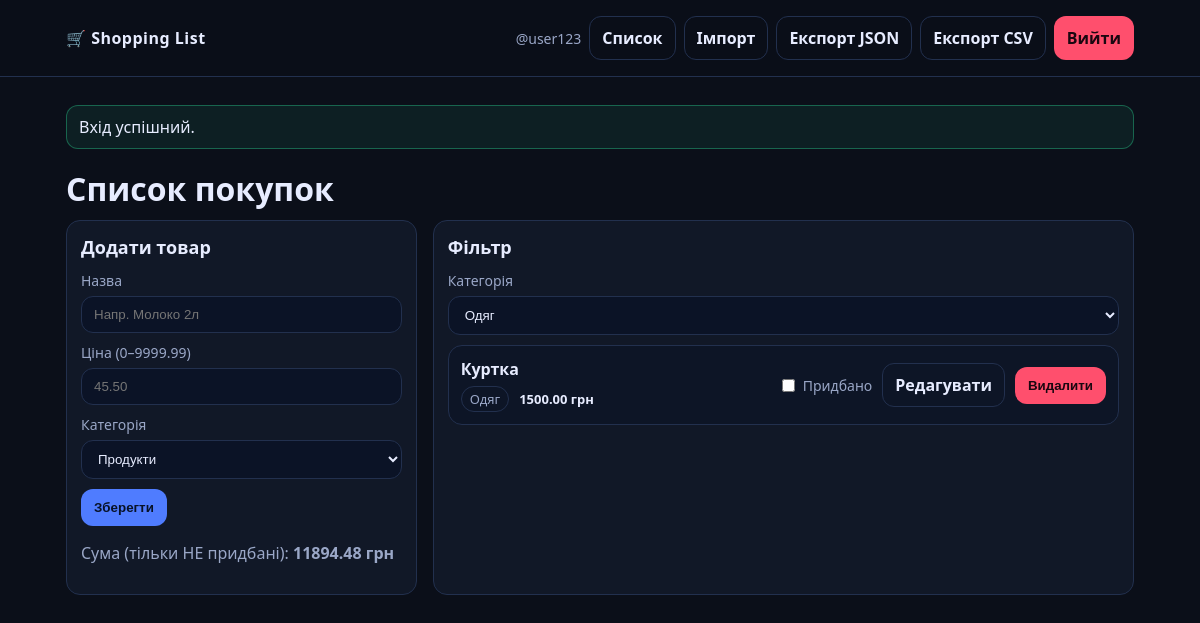
/app.php?category=2 (signed in), run on the app's committed database.
### tables this page shows
CREATE TABLE IF NOT EXISTS items (
  id INT AUTO_INCREMENT PRIMARY KEY,
  user_id INT NOT NULL,
  category_id INT NOT NULL,
  name VARCHAR(100) NOT NULL,
  price DECIMAL(10,2) NOT NULL DEFAULT 0.00,
  is_purchased TINYINT(1) NOT NULL DEFAULT 0,
  created_at DATETIME NOT NULL,
  CONSTRAINT fk_items_user FOREIGN KEY (user_id) REFERENCES users(id) ON DELETE CASCADE,
  CONSTRAINT fk_items_category FOREIGN KEY (category_id) REFERENCES categories(id)
);

CREATE TABLE IF NOT EXISTS categories (
  id INT AUTO_INCREMENT PRIMARY KEY,
  name VARCHAR(50) NOT NULL UNIQUE
);

### app/items.php (called while the page is built, shortened)
<?php
function get_categories(PDO $pdo): array {
    return $pdo->query("SELECT id, name FROM categories ORDER BY id")->fetchAll();
}
function get_items(PDO $pdo, int $userId, ?int $categoryId): array {
    if ($categoryId) {
        $st = $pdo->prepare("SELECT i.*, c.name AS category_name
                             FROM items i JOIN categories c ON c.id=i.category_id
                             WHERE i.user_id=? AND i.category_id=?
                             ORDER BY i.created_at DESC, i.id DESC");
        $st->execute([$userId, $categoryId]);
    } else {
        $st = $pdo->prepare("SELECT i.*, c.name AS category_name
                             FROM items i JOIN categories c ON c.id=i.category_id
                             WHERE i.user_id=?
                             ORDER BY i.created_at DESC, i.id DESC");
        $st->execute([$userId]);
    }
    return $st->fetchAll();
}
function sum_unpurchased(PDO $pdo, int $userId): float {
    $st = $pdo->prepare("SELECT COALESCE(SUM(price),0) AS s FROM items WHERE user_id=? AND is_purchased=0");
    $st->execute([$userId]);
    return (float)$st->fetch()['s'];
}

### app/helpers.php (called while the page is built, shortened)
<?php
function e(string $s): string {
    return htmlspecialchars($s, ENT_QUOTES | ENT_SUBSTITUTE, 'UTF-8');
}

### app/auth.php (called while the page is built, shortened)
<?php
require_once __DIR__ . '/helpers.php';
function auth_user(): ?array {
    return $_SESSION['user'] ?? null;
}

### public/app.php (the view, shortened to what this page needs)
<?php
require_once __DIR__ . '/../app/db.php';
require_once __DIR__ . '/../app/helpers.php';
require_once __DIR__ . '/../app/auth.php';
require_once __DIR__ . '/../app/items.php';
$user = auth_user();
$userId = (int)$user['id'];
$categoryFilter = isset($_GET['category']) && $_GET['category'] !== '' ? (int)$_GET['category'] : null;
$categories = get_categories($pdo);
$items = get_items($pdo, $userId, $categoryFilter);
$sum = sum_unpurchased($pdo, $userId);
include __DIR__ . '/_header.php';
?>
<h1>Список покупок</h1>
<section class="grid">
  <div class="card">
    <h2>Додати товар</h2>
    <form method="post" class="form">
      <label>Назва
        <input name="name" maxlength="100" placeholder="Напр. Молоко 2л" required>
      </label>
      <label>Ціна (0–9999.99)
        <input name="price" inputmode="decimal" placeholder="45.50" required>
      </label>
      <label>Категорія
        <select name="category_id" required>
          <?php foreach ($categories as $c): ?>
            <option value="<?= (int)$c['id'] ?>"><?= e($c['name']) ?></option>
          <?php endforeach; ?>
        </select>
      </label>
      <button class="btn btn--primary" type="submit">Зберегти</button>
    </form>
    <p class="muted">Сума (тільки НЕ придбані): <b><?= number_format($sum, 2, '.', '') ?> грн</b></p>
  </div>
  <div class="card">
    <h2>Фільтр</h2>
    <form method="get" class="form form--row">
      <label>Категорія
        <select name="category" onchange="this.form.submit()">
          <?php foreach ($categories as $c): ?>
            <option value="<?= (int)$c['id'] ?>" <?= $categoryFilter===(int)$c['id']?'selected':'' ?>>
              <?= e($c['name']) ?>
            </option>
          <?php endforeach; ?>
        </select>
      </label>
    </form>
    <?php if (!$items): ?>
      <div class="empty">Немає товарів у цій категорії 🙃</div>
    <?php else: ?>
      <div class="list">
        <?php foreach ($items as $it): ?>
          <div class="item <?= (int)$it['is_purchased']===1?'item--purchased':'' ?>">
            <div class="item__main">
              <div class="item__title"><?= e($it['name']) ?></div>
              <div class="item__meta">
                <span class="tag"><?= e($it['category_name']) ?></span>
                <span class="price"><?= number_format((float)$it['price'], 2, '.', '') ?> грн</span>
              </div>
            </div>
            <div class="item__actions">
              <form method="post" class="inline">
                <label class="checkbox">
                  <input type="checkbox" <?= (int)$it['is_purchased']===1?'checked':'' ?> onchange="this.form.submit()">
                  Придбано
                </label>
              </form>
              <a class="btn btn--ghost" href="item_edit.php?id=<?= (int)$it['id'] ?>">Редагувати</a>
              <form method="post" class="inline" onsubmit="return confirm('Точно видалити?');">
                <button class="btn btn--danger" type="submit">Видалити</button>
              </form>
            </div>
          </div>
        <?php endforeach; ?>
      </div>
    <?php endif; ?>
  </div>
</section>
<?php include __DIR__ . '/_footer.php'; ?>

### assets/css/style.css (style rules this page uses)
:root { --bg:#0b0f19; --card:#121a2a; --text:#e7ecff; --muted:#9aa7c7; --border:#22304e; --primary:#4f7cff; --danger:#ff4f6d; --ok:#2ee59d; --warn:#ffcc00; }
* { box-sizing:border-box }
body { margin:0; font-family: system-ui, -apple-system, Segoe UI, Roboto, Arial, sans-serif; background: #0b0f19; color:var(--text); }
a { color:var(--primary); text-decoration:none }
h1 { margin:18px 0 10px }
h2 { margin:0 0 12px; font-size:18px }
.card { background:rgba(18,26,42,.9); border:1px solid var(--border); border-radius:14px; padding:14px; }
.grid { display:grid; grid-template-columns: 1fr 2fr; gap:16px; }
.form label { display:block; margin-bottom:10px; color:var(--muted); font-size:14px }
input, select { width:100%; margin-top:6px; padding:10px 12px; border-radius:12px; border:1px solid var(--border); background:#0b1326; color:var(--text); outline:none; }
.form--row { display:flex; gap:12px; align-items:end }
.form--row label { flex:1 }
.btn { display:inline-flex; align-items:center; justify-content:center; gap:8px; padding:10px 12px; border-radius:12px; border:1px solid var(--border); background:#0b1326; color:var(--text); cursor:pointer; font-weight:600; }
.btn--primary { background: var(--primary); border-color: transparent; color:#081227 }
.btn--danger { background: var(--danger); border-color: transparent; color:#1a0710 }
.btn--ghost { background: transparent }
.inline { display:inline }
.list { display:flex; flex-direction:column; gap:10px }
.item { display:flex; justify-content:space-between; gap:12px; padding:12px; border-radius:14px; border:1px solid var(--border); background: rgba(11,19,38,.6); }
.item__title { font-weight:700 }
.item__meta { display:flex; gap:10px; align-items:center; color:var(--muted); font-size:13px; margin-top:6px }
.tag { border:1px solid var(--border); padding:3px 8px; border-radius:999px }
.price { font-weight:700; color:var(--text) }
.item__actions { display:flex; gap:10px; align-items:center; flex-wrap:wrap }
.checkbox { display:flex; gap:8px; align-items:center; user-select:none; color:var(--muted); font-size:14px }
.checkbox input { width:auto; margin:0 }
.muted { color:var(--muted) }

### data on the page
items: name "Куртка", category.name "Одяг", price "1500.00"

### other printed values
$_SESSION['user']['username'] "user123"
$f['msg'] "Вхід успішний."
$sum "11894.48"
form field category_id "Продукти"
form field category "Одяг"
